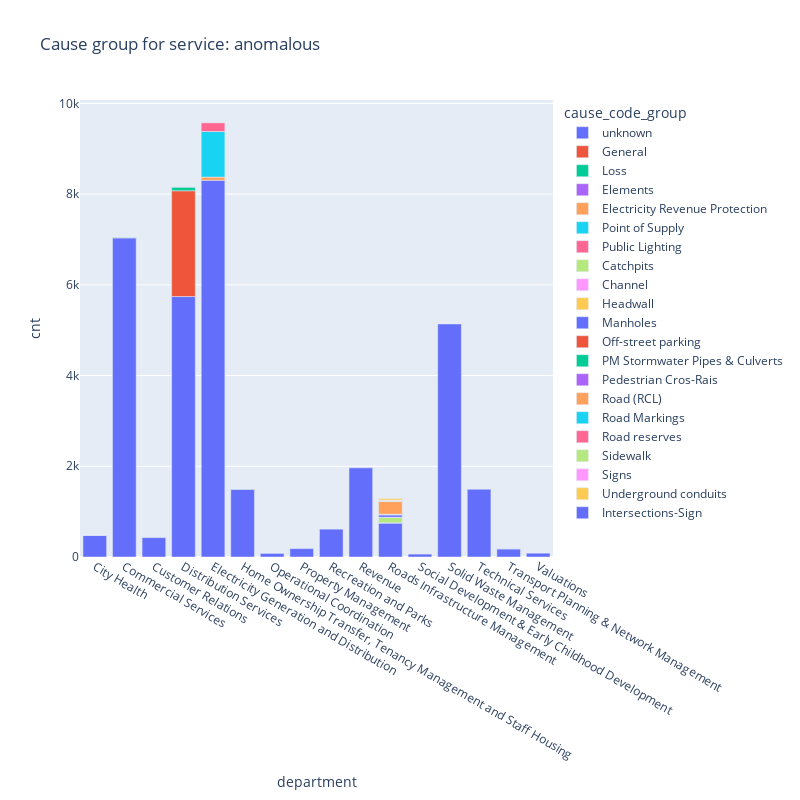

Notebook source saved alongside this figure:
### Markdown cell above
# Interpretations
The top departments with the most anomalous services requests are in general the ones with the highest requests overall.
* Electricity
* Distribution
* Commercial
* Solid waste

It would appear asif Distribution has to contend with some arson which may have caused a spike in the service requests.

However, the majority of anomalous service requests have unknown (not assigned) causes.
It's hard to make recommendations if the reasons for the request is unclear.

cause_code_group could give insights as to what the service type was.

### Code cell
# investigate cause_group
query = '''
select department,
       cause_code_group,
       count(distinct notification_number) cnt
from anom_line
group by department, cause_code_group
'''
cause_group = sqldf.run(query)

cause_group['cause_code_group'] = cause_group['cause_code_group'].fillna('unknown')

fig = px.bar(cause_group, x="department", y="cnt", color="cause_code_group", title="Cause group for service: anomalous",
                 width=800, height=800)
fig.show()

### Figure 1 — Plotly figure (JSON) as saved in the notebook; plotly's stock layout.template omitted (floating-point values rounded to 4 significant figures)
{"data": [{"alignmentgroup": "True", "hovertemplate": "cause_code_group=unknown<br>department=%{x}<br>cnt=%{y}<extra></extra>", "legendgroup": "unknown", "marker": {"color": "#636efa", "pattern": {"shape": ""}}, "name": "unknown", "offsetgroup": "unknown", "orientation": "v", "showlegend": true, "textposition": "auto", "type": "bar", "x": ["City Health", "Commercial Services", "Customer Relations", "Distribution Services", "Electricity Generation and Distribution", "Home Ownership Transfer, Tenancy Management and Staff Housing", "Operational Coordination", "Property Management", "Recreation and Parks", "Revenue", "Roads Infrastructure Management", "Social Development & Early Childhood Development", "Solid Waste Management", "Technical Services", "Transport Planning & Network Management", "Valuations"], "xaxis": "x", "y": [476, 7034, 427, 5742, 8305, 1495, 79, 185, 614, 1966, 752, 64, 5137, 1493, 180, 84], "yaxis": "y"}, {"alignmentgroup": "True", "hovertemplate": "cause_code_group=General<br>department=%{x}<br>cnt=%{y}<extra></extra>", "legendgroup": "General", "marker": {"color": "#EF553B", "pattern": {"shape": ""}}, "name": "General", "offsetgroup": "General", "orientation": "v", "showlegend": true, "textposition": "auto", "type": "bar", "x": ["City Health", "Commercial Services", "Distribution Services", "Roads Infrastructure Management"], "xaxis": "x", "y": [1, 11, 2332, 1], "yaxis": "y"}, {"alignmentgroup": "True", "hovertemplate": "cause_code_group=Loss<br>department=%{x}<br>cnt=%{y}<extra></extra>", "legendgroup": "Loss", "marker": {"color": "#00cc96", "pattern": {"shape": ""}}, "name": "Loss", "offsetgroup": "Loss", "orientation": "v", "showlegend": true, "textposition": "auto", "type": "bar", "x": ["Commercial Services", "Distribution Services", "Home Ownership Transfer, Tenancy Management and Staff Housing", "Roads Infrastructure Management"], "xaxis": "x", "y": [7, 81, 1, 2], "yaxis": "y"}, {"alignmentgroup": "True", "hovertemplate": "cause_code_group=Elements<br>department=%{x}<br>cnt=%{y}<extra></extra>", "legendgroup": "Elements", "marker": {"color": "#ab63fa", "pattern": {"shape": ""}}, "name": "Elements", "offsetgroup": "Elements", "orientation": "v", "showlegend": true, "textposition": "auto", "type": "bar", "x": ["Distribution Services"], "xaxis": "x", "y": [3], "yaxis": "y"}, {"alignmentgroup": "True", "hovertemplate": "cause_code_group=Electricity Revenue Protection<br>department=%{x}<br>cnt=%{y}<extra></extra>", "legendgroup": "Electricity Revenue Protection", "marker": {"color": "#FFA15A", "pattern": {"shape": ""}}, "name": "Electricity Revenue Protection", "offsetgroup": "Electricity Revenue Protection", "orientation": "v", "showlegend": true, "textposition": "auto", "type": "bar", "x": ["Electricity Generation and Distribution"], "xaxis": "x", "y": [70], "yaxis": "y"}, {"alignmentgroup": "True", "hovertemplate": "cause_code_group=Point of Supply<br>department=%{x}<br>cnt=%{y}<extra></extra>", "legendgroup": "Point of Supply", "marker": {"color": "#19d3f3", "pattern": {"shape": ""}}, "name": "Point of Supply", "offsetgroup": "Point of Supply", "orientation": "v", "showlegend": true, "textposition": "auto", "type": "bar", "x": ["Electricity Generation and Distribution"], "xaxis": "x", "y": [1005], "yaxis": "y"}, {"alignmentgroup": "True", "hovertemplate": "cause_code_group=Public Lighting<br>department=%{x}<br>cnt=%{y}<extra></extra>", "legendgroup": "Public Lighting", "marker": {"color": "#FF6692", "pattern": {"shape": ""}}, "name": "Public Lighting", "offsetgroup": "Public Lighting", "orientation": "v", "showlegend": true, "textposition": "auto", "type": "bar", "x": ["Electricity Generation and Distribution"], "xaxis": "x", "y": [191], "yaxis": "y"}, {"alignmentgroup": "True", "hovertemplate": "cause_code_group=Catchpits<br>department=%{x}<br>cnt=%{y}<extra></extra>", "legendgroup": "Catchpits", "marker": {"color": "#B6E880", "pattern": {"shape": ""}}, "name": "Catchpits", "offsetgroup": "Catchpits", "orientation": "v", "showlegend": true, "textposition": "auto", "type": "bar", "x": ["Roads Infrastructure Management"], "xaxis": "x", "y": [117], "yaxis": "y"}, {"alignmentgroup": "True", "hovertemplate": "cause_code_group=Channel<br>department=%{x}<br>cnt=%{y}<extra></extra>", "legendgroup": "Channel", "marker": {"color": "#FF97FF", "pattern": {"shape": ""}}, "name": "Channel", "offsetgroup": "Channel", "orientation": "v", "showlegend": true, "textposition": "auto", "type": "bar", "x": ["Roads Infrastructure Management"], "xaxis": "x", "y": [4], "yaxis": "y"}, {"alignmentgroup": "True", "hovertemplate": "cause_code_group=Headwall<br>department=%{x}<br>cnt=%{y}<extra></extra>", "legendgroup": "Headwall", "marker": {"color": "#FECB52", "pattern": {"shape": ""}}, "name": "Headwall", "offsetgroup": "Headwall", "orientation": "v", "showlegend": true, "textposition": "auto", "type": "bar", "x": ["Roads Infrastructure Management"], "xaxis": "x", "y": [1], "yaxis": "y"}, {"alignmentgroup": "True", "hovertemplate": "cause_code_group=Manholes<br>department=%{x}<br>cnt=%{y}<extra></extra>", "legendgroup": "Manholes", "marker": {"color": "#636efa", "pattern": {"shape": ""}}, "name": "Manholes", "offsetgroup": "Manholes", "orientation": "v", "showlegend": true, "textposition": "auto", "type": "bar", "x": ["Roads Infrastructure Management"], "xaxis": "x", "y": [54], "yaxis": "y"}, {"alignmentgroup": "True", "hovertemplate": "cause_code_group=Off-street parking<br>department=%{x}<br>cnt=%{y}<extra></extra>", "legendgroup": "Off-street parking", "marker": {"color": "#EF553B", "pattern": {"shape": ""}}, "name": "Off-street parking", "offsetgroup": "Off-street parking", "orientation": "v", "showlegend": true, "textposition": "auto", "type": "bar", "x": ["Roads Infrastructure Management"], "xaxis": "x", "y": [1], "yaxis": "y"}, {"alignmentgroup": "True", "hovertemplate": "cause_code_group=PM Stormwater Pipes & Culverts<br>department=%{x}<br>cnt=%{y}<extra></extra>", "legendgroup": "PM Stormwater Pipes & Culverts", "marker": {"color": "#00cc96", "pattern": {"shape": ""}}, "name": "PM Stormwater Pipes & Culverts", "offsetgroup": "PM Stormwater Pipes & Culverts", "orientation": "v", "showlegend": true, "textposition": "auto", "type": "bar", "x": ["Roads Infrastructure Management"], "xaxis": "x", "y": [10], "yaxis": "y"}, {"alignmentgroup": "True", "hovertemplate": "cause_code_group=Pedestrian Cros-Rais<br>department=%{x}<br>cnt=%{y}<extra></extra>", "legendgroup": "Pedestrian Cros-Rais", "marker": {"color": "#ab63fa", "pattern": {"shape": ""}}, "name": "Pedestrian Cros-Rais", "offsetgroup": "Pedestrian Cros-Rais", "orientation": "v", "showlegend": true, "textposition": "auto", "type": "bar", "x": ["Roads Infrastructure Management"], "xaxis": "x", "y": [2], "yaxis": "y"}, {"alignmentgroup": "True", "hovertemplate": "cause_code_group=Road (RCL)<br>department=%{x}<br>cnt=%{y}<extra></extra>", "legendgroup": "Road (RCL)", "marker": {"color": "#FFA15A", "pattern": {"shape": ""}}, "name": "Road (RCL)", "offsetgroup": "Road (RCL)", "orientation": "v", "showlegend": true, "textposition": "auto", "type": "bar", "x": ["Roads Infrastructure Management"], "xaxis": "x", "y": [279], "yaxis": "y"}, {"alignmentgroup": "True", "hovertemplate": "cause_code_group=Road Markings<br>department=%{x}<br>cnt=%{y}<extra></extra>", "legendgroup": "Road Markings", "marker": {"color": "#19d3f3", "pattern": {"shape": ""}}, "name": "Road Markings", "offsetgroup": "Road Markings", "orientation": "v", "showlegend": true, "textposition": "auto", "type": "bar", "x": ["Roads Infrastructure Management"], "xaxis": "x", "y": [9], "yaxis": "y"}, {"alignmentgroup": "True", "hovertemplate": "cause_code_group=Road reserves<br>department=%{x}<br>cnt=%{y}<extra></extra>", "legendgroup": "Road reserves", "marker": {"color": "#FF6692", "pattern": {"shape": ""}}, "name": "Road reserves", "offsetgroup": "Road reserves", "orientation": "v", "showlegend": true, "textposition": "auto", "type": "bar", "x": ["Roads Infrastructure Management"], "xaxis": "x", "y": [7], "yaxis": "y"}, {"alignmentgroup": "True", "hovertemplate": "cause_code_group=Sidewalk<br>department=%{x}<br>cnt=%{y}<extra></extra>", "legendgroup": "Sidewalk", "marker": {"color": "#B6E880", "pattern": {"shape": ""}}, "name": "Sidewalk", "offsetgroup": "Sidewalk", "orientation": "v", "showlegend": true, "textposition": "auto", "type": "bar", "x": ["Roads Infrastructure Management"], "xaxis": "x", "y": [11], "yaxis": "y"}, {"alignmentgroup": "True", "hovertemplate": "cause_code_group=Signs<br>department=%{x}<br>cnt=%{y}<extra></extra>", "legendgroup": "Signs", "marker": {"color": "#FF97FF", "pattern": {"shape": ""}}, "name": "Signs", "offsetgroup": "Signs", "orientation": "v", "showlegend": true, "textposition": "auto", "type": "bar", "x": ["Roads Infrastructure Management"], "xaxis": "x", "y": [6], "yaxis": "y"}, {"alignmentgroup": "True", "hovertemplate": "cause_code_group=Underground conduits<br>department=%{x}<br>cnt=%{y}<extra></extra>", "legendgroup": "Underground conduits", "marker": {"color": "#FECB52", "pattern": {"shape": ""}}, "name": "Underground conduits", "offsetgroup": "Underground conduits", "orientation": "v", "showlegend": true, "textposition": "auto", "type": "bar", "x": ["Roads Infrastructure Management"], "xaxis": "x", "y": [34], "yaxis": "y"}, {"alignmentgroup": "True", "hovertemplate": "cause_code_group=Intersections-Sign<br>department=%{x}<br>cnt=%{y}<extra></extra>", "legendgroup": "Intersections-Sign", "marker": {"color": "#636efa", "pattern": {"shape": ""}}, "name": "Intersections-Sign", "offsetgroup": "Intersections-Sign", "orientation": "v", "showlegend": true, "textposition": "auto", "type": "bar", "x": ["Transport Planning & Network Management"], "xaxis": "x", "y": [1], "yaxis": "y"}], "layout": {"barmode": "relative", "height": 800, "legend": {"title": {"text": "cause_code_group"}, "tracegroupgap": 0}, "title": {"text": "Cause group for service: anomalous"}, "width": 800, "xaxis": {"anchor": "y", "domain": [0, 1], "title": {"text": "department"}}, "yaxis": {"anchor": "x", "domain": [0, 1], "title": {"text": "cnt"}}}}
